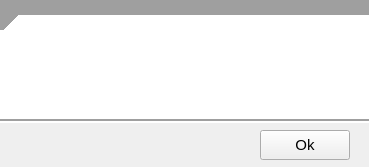
<?xml version="1.0" encoding="UTF-8"?>
<ui version="4.0">
 <class>Error</class>
 <widget class="QWidget" name="Error">
  <property name="geometry">
   <rect>
    <x>0</x>
    <y>0</y>
    <width>369</width>
    <height>167</height>
   </rect>
  </property>
  <property name="windowTitle">
   <string>Erro</string>
  </property>
  <property name="styleSheet">
   <string notr="true">QFrame[frameShape=&quot;4&quot;] /* QFrame::HLine == 0x0004 */
{
    color: red;
}

QFrame[frameShape=&quot;5&quot;] /* QFrame::VLine == 0x0005 */
{
    color: green;
}</string>
  </property>
  <widget class="QPushButton" name="ok">
   <property name="geometry">
    <rect>
     <x>260</x>
     <y>130</y>
     <width>90</width>
     <height>30</height>
    </rect>
   </property>
   <property name="font">
    <font>
     <pointsize>11</pointsize>
    </font>
   </property>
   <property name="text">
    <string>Ok</string>
   </property>
  </widget>
  <widget class="QTextBrowser" name="console_out">
   <property name="geometry">
    <rect>
     <x>0</x>
     <y>30</y>
     <width>370</width>
     <height>90</height>
    </rect>
   </property>
   <property name="font">
    <font>
     <pointsize>10</pointsize>
    </font>
   </property>
   <property name="styleSheet">
    <string notr="true">background-color:white;color:red;padding:5;</string>
   </property>
   <property name="frameShape">
    <enum>QFrame::NoFrame</enum>
   </property>
   <property name="lineWidth">
    <number>0</number>
   </property>
   <property name="html">
    <string>&lt;!DOCTYPE HTML PUBLIC &quot;-//W3C//DTD HTML 4.0//EN&quot; &quot;http://www.w3.org/TR/REC-html40/strict.dtd&quot;&gt;
&lt;html&gt;&lt;head&gt;&lt;meta name=&quot;qrichtext&quot; content=&quot;1&quot; /&gt;&lt;style type=&quot;text/css&quot;&gt;
p, li { white-space: pre-wrap; }
&lt;/style&gt;&lt;/head&gt;&lt;body style=&quot; font-family:'MS Shell Dlg 2'; font-size:10pt; font-weight:400; font-style:normal;&quot;&gt;
&lt;p style=&quot;-qt-paragraph-type:empty; margin-top:0px; margin-bottom:0px; margin-left:0px; margin-right:0px; -qt-block-indent:0; text-indent:0px;&quot;&gt;&lt;br /&gt;&lt;/p&gt;&lt;/body&gt;&lt;/html&gt;</string>
   </property>
  </widget>
  <widget class="Line" name="line">
   <property name="geometry">
    <rect>
     <x>0</x>
     <y>0</y>
     <width>410</width>
     <height>30</height>
    </rect>
   </property>
   <property name="frameShadow">
    <enum>QFrame::Sunken</enum>
   </property>
   <property name="lineWidth">
    <number>19</number>
   </property>
   <property name="midLineWidth">
    <number>0</number>
   </property>
   <property name="orientation">
    <enum>Qt::Horizontal</enum>
   </property>
  </widget>
  <widget class="Line" name="line_2">
   <property name="geometry">
    <rect>
     <x>-10</x>
     <y>111</y>
     <width>410</width>
     <height>20</height>
    </rect>
   </property>
   <property name="frameShadow">
    <enum>QFrame::Sunken</enum>
   </property>
   <property name="lineWidth">
    <number>2</number>
   </property>
   <property name="midLineWidth">
    <number>0</number>
   </property>
   <property name="orientation">
    <enum>Qt::Horizontal</enum>
   </property>
  </widget>
  <zorder>console_out</zorder>
  <zorder>line</zorder>
  <zorder>ok</zorder>
  <zorder>line_2</zorder>
 </widget>
 <tabstops>
  <tabstop>console_out</tabstop>
  <tabstop>ok</tabstop>
 </tabstops>
 <resources/>
 <connections/>
</ui>
